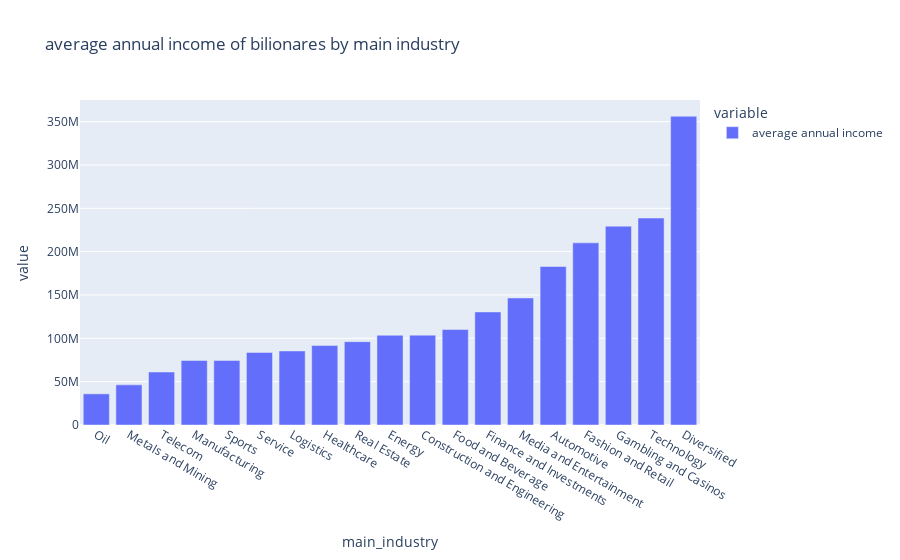

Notebook source saved alongside this figure:
### Markdown cell above
### main industry by average annual income

### Code cell
df = data[['main_industry', 'annual_income']].groupby('main_industry').mean().sort_values(by='annual_income')
df.rename(columns={'main_industry': 'main industry', 'annual_income': 'average annual income'}, inplace=True)
px.bar(df, title='average annual income of bilionares by main industry')

### Figure 1 — Plotly figure (JSON) as saved in the notebook; plotly's stock layout.template omitted (floating-point values rounded to 4 significant figures)
{"data": [{"alignmentgroup": "True", "hovertemplate": "variable=average annual income<br>main_industry=%{x}<br>value=%{y}<extra></extra>", "legendgroup": "average annual income", "marker": {"color": "#636efa", "pattern": {"shape": ""}}, "name": "average annual income", "offsetgroup": "average annual income", "orientation": "v", "showlegend": true, "textposition": "auto", "type": "bar", "x": ["Oil", "Metals and Mining", "Telecom", "Manufacturing", "Sports", "Service", "Logistics", "Healthcare", "Real Estate", "Energy", "Construction and Engineering", "Food and Beverage", "Finance and Investments", "Media and Entertainment", "Automotive", "Fashion and Retail", "Gambling and Casinos", "Technology", "Diversified"], "xaxis": "x", "y": [35937000, 46295000, 61150000.0, 74450000.0, 74500000.0, 83760000.0, 85470000.0, 91690000.0, 96140000.0, 103500000.0, 103700000.0, 110100000.0, 130500000.0, 146600000.0, 182900000.0, 210100000.0, 229400000.0, 238800000.0, 356200000.0], "yaxis": "y"}], "layout": {"autosize": true, "barmode": "relative", "legend": {"title": {"text": "variable"}, "tracegroupgap": 0}, "title": {"text": "average annual income of bilionares by main industry"}, "xaxis": {"anchor": "y", "autorange": true, "domain": [0, 1], "range": [-0.5, 18.5], "title": {"text": "main_industry"}, "type": "category"}, "yaxis": {"anchor": "x", "autorange": true, "domain": [0, 1], "range": [0, 375000000.0], "title": {"text": "value"}, "type": "linear"}}}
